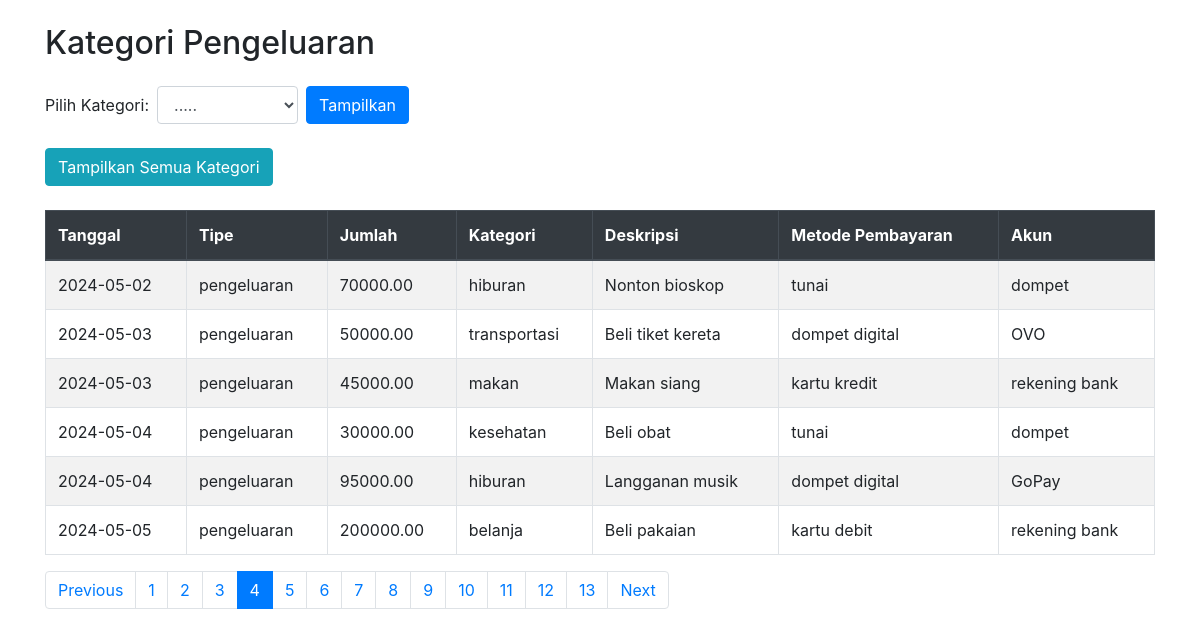
/category.php?page=4, run on the app's committed database.
### tables this page shows
CREATE TABLE IF NOT EXISTS `daily_expenses` (
  `username` varchar(20) NOT NULL,
  `id` int unsigned NOT NULL DEFAULT '0',
  `amount` decimal(10,2) NOT NULL,
  `type` varchar(15) NOT NULL,
  `category` varchar(50) NOT NULL,
  `date` date NOT NULL,
  `description` text,
  `payment_method` varchar(50) DEFAULT NULL,
  `account` varchar(50) DEFAULT NULL,
  `created_at` timestamp NULL DEFAULT CURRENT_TIMESTAMP,
  `updated_at` timestamp NULL DEFAULT CURRENT_TIMESTAMP ON UPDATE CURRENT_TIMESTAMP,
  PRIMARY KEY (`id`),
  UNIQUE KEY `id` (`id`),
  CONSTRAINT `daily_expenses_chk_1` CHECK ((`type` in (_utf8mb4'pemasukan',_utf8mb4'pengeluaran')))
);

### category.php (the view, shortened to what this page needs)
<?php
$conn = connection();
$selected_category = isset($_POST['category']) ? $_POST['category'] : '';
$page = isset($_GET['page']) ? (int)$_GET['page'] : 1;
$limit = 6;
$offset = ($page - 1) * $limit;
$expenses = [];
if ($_SERVER["REQUEST_METHOD"] == "POST" && $selected_category) {
    $sql = "SELECT * FROM daily_expenses WHERE category = ? LIMIT ? OFFSET ?";
    $stmt = $conn->prepare($sql);
    if ($stmt) {
        $stmt->bind_param("sii", $selected_category, $limit, $offset);
        if ($stmt->execute()) {
            $result = $stmt->get_result();
            $expenses = $result->fetch_all(MYSQLI_ASSOC);
            $stmt->close();
            if (empty($expenses)) {
                $message = "Belum ada yang pakai kategori ini.";
            }
        } else {
            $message = "Terjadi kesalahan saat mengambil data.";
        }
    } else {
        $message = "Terjadi kesalahan dalam menyiapkan statement.";
    }
} else {
    $sql = "SELECT * FROM daily_expenses LIMIT ? OFFSET ?";
    $stmt = $conn->prepare($sql);
    if ($stmt) {
        $stmt->bind_param("ii", $limit, $offset);
        if ($stmt->execute()) {
            $result = $stmt->get_result();
            $expenses = $result->fetch_all(MYSQLI_ASSOC);
        } else {
            $message = "Terjadi kesalahan saat mengambil data.";
        }
    } else {
        $message = "Terjadi kesalahan dalam menyiapkan statement.";
    }
}
$total_sql = $selected_category ? "SELECT COUNT(*) as count FROM daily_expenses WHERE category = ?" : "SELECT COUNT(*) as count FROM daily_expenses";
$stmt = $conn->prepare($total_sql);
$stmt->execute();
$result = $stmt->get_result();
$total_records = $result->fetch_assoc()['count'];
$total_pages = ceil($total_records / $limit);
?>
<!DOCTYPE html>
<html lang="en">
<head>
    <link rel="stylesheet" href="https://stackpath.bootstrapcdn.com/bootstrap/4.5.2/css/bootstrap.min.css">
</head>
<body>
    <div class="container">
        <h2 class="my-4">Kategori Pengeluaran</h2>
        <form method="post" action="category.php" class="form-inline mb-4">
            <div class="form-group mr-2">
                <label for="category" class="mr-2">Pilih Kategori:</label>
                <select name="category" id="category" class="form-control" required>
                    <option value="">.....</option>
                </select>
            </div>
            <button type="submit" class="btn btn-primary">Tampilkan</button>
        </form>
        <form method="post" action="category.php" class="form-inline mb-4">
            <button type="submit" class="btn btn-info mr-2">Tampilkan Semua Kategori</button>
        </form>
        <div class="table-container">
            <?php if (!empty($expenses)): ?>
                <table class="table table-striped table-bordered">
                    <thead class="thead-dark">
                        <tr>
                            <th>Tanggal</th>
                            <th>Tipe</th>
                            <th>Jumlah</th>
                            <th>Kategori</th>
                            <th>Deskripsi</th>
                            <th>Metode Pembayaran</th>
                            <th>Akun</th>
                        </tr>
                    </thead>
                    <tbody>
                        <?php foreach ($expenses as $expense): ?>
                            <tr>
                                <td><?php echo htmlspecialchars($expense["date"]); ?></td>
                                <td><?php echo htmlspecialchars($expense["type"]); ?></td>
                                <td><?php echo htmlspecialchars($expense["amount"]); ?></td>
                                <td><?php echo htmlspecialchars($expense["category"]); ?></td>
                                <td><?php echo htmlspecialchars($expense["description"]); ?></td>
                                <td><?php echo htmlspecialchars($expense["payment_method"]); ?></td>
                                <td><?php echo htmlspecialchars($expense["account"]); ?></td>
                            </tr>
                        <?php endforeach; ?>
                    </tbody>
                </table>
                <nav aria-label="Page navigation">
                    <ul class="pagination">
                        <?php if ($page > 1): ?>
                            <li class="page-item"><a class="page-link" href="?page=<?php echo $page - 1; ?>">Previous</a></li>
                        <?php endif; ?>
                        <?php for ($i = 1; $i <= $total_pages; $i++): ?>
                            <li class="page-item <?php if ($i == $page) echo 'active'; ?>"><a class="page-link" href="?page=<?php echo $i; ?>"><?php echo $i; ?></a></li>
                        <?php endfor; ?>
                        <?php if ($page < $total_pages): ?>
                            <li class="page-item"><a class="page-link" href="?page=<?php echo $page + 1; ?>">Next</a></li>
                        <?php endif; ?>
                    </ul>
                </nav>
            <?php elseif ($_SERVER["REQUEST_METHOD"] == "POST"): ?>
                <p>Belum ada yang pakai kategori ini.</p>
            <?php endif; ?>
        </div>
    </div>
</body>
</html>

### category.php (style rules this page uses)
.container { margin-top: 20px; }
.table-container { margin-top: 20px; }

### data on the page
daily_expenses: date "2024-05-02", type "pengeluaran", amount "70000.00", category "hiburan", description "Nonton bioskop", payment_method "tunai", account "dompet"
daily_expenses: date "2024-05-03", type "pengeluaran", amount "50000.00", category "transportasi", description "Beli tiket kereta", payment_method "dompet digital", account "OVO"
daily_expenses: date "2024-05-03", type "pengeluaran", amount "45000.00", category "makan", description "Makan siang", payment_method "kartu kredit", account "rekening bank"
daily_expenses: date "2024-05-04", type "pengeluaran", amount "30000.00", category "kesehatan", description "Beli obat", payment_method "tunai", account "dompet"
daily_expenses: date "2024-05-04", type "pengeluaran", amount "95000.00", category "hiburan", description "Langganan musik", payment_method "dompet digital", account "GoPay"
daily_expenses: date "2024-05-05", type "pengeluaran", amount "200000.00", category "belanja", description "Beli pakaian", payment_method "kartu debit", account "rekening bank"
